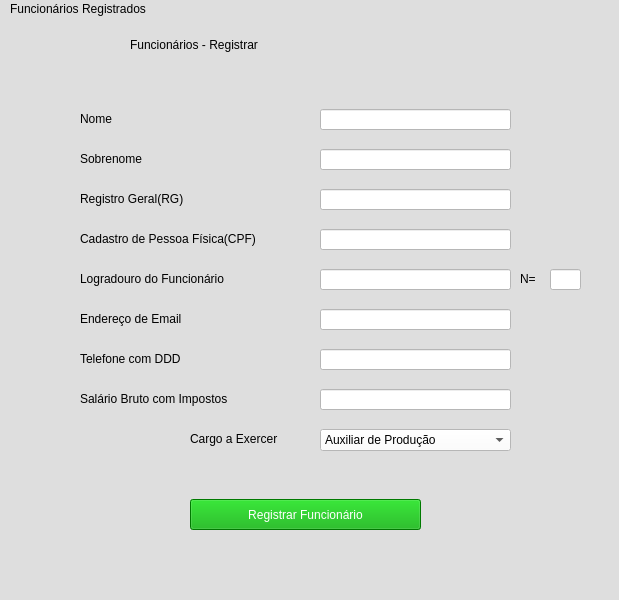
<?xml version="1.0" encoding="UTF-8"?>
<ui version="4.0">
 <class>mainWindow</class>
 <widget class="QMainWindow" name="mainWindow">
  <property name="geometry">
   <rect>
    <x>0</x>
    <y>0</y>
    <width>619</width>
    <height>600</height>
   </rect>
  </property>
  <property name="windowTitle">
   <string>Sistema em Python - YanRodrigues</string>
  </property>
  <property name="autoFillBackground">
   <bool>false</bool>
  </property>
  <property name="styleSheet">
   <string notr="true">background-color: rgb(222, 222, 222);</string>
  </property>
  <widget class="QWidget" name="centralwidget">
   <widget class="QLineEdit" name="lineEdit">
    <property name="geometry">
     <rect>
      <x>320</x>
      <y>90</y>
      <width>191</width>
      <height>21</height>
     </rect>
    </property>
    <property name="cursor">
     <cursorShape>PointingHandCursor</cursorShape>
    </property>
    <property name="styleSheet">
     <string notr="true">background-color: rgb(255, 255, 255);
font: italic 11pt &quot;Arial&quot;;</string>
    </property>
   </widget>
   <widget class="QComboBox" name="comboBox">
    <property name="geometry">
     <rect>
      <x>320</x>
      <y>410</y>
      <width>191</width>
      <height>22</height>
     </rect>
    </property>
    <property name="cursor">
     <cursorShape>PointingHandCursor</cursorShape>
    </property>
    <property name="styleSheet">
     <string notr="true">background-color: rgb(255, 255, 255);</string>
    </property>
    <item>
     <property name="text">
      <string>Auxiliar de Produção</string>
     </property>
    </item>
    <item>
     <property name="text">
      <string>Caminhoneiro</string>
     </property>
    </item>
    <item>
     <property name="text">
      <string>Administração</string>
     </property>
    </item>
    <item>
     <property name="text">
      <string>Desenvolvimento</string>
     </property>
    </item>
    <item>
     <property name="text">
      <string>Serviços Gerais</string>
     </property>
    </item>
    <item>
     <property name="text">
      <string>Financeiro</string>
     </property>
    </item>
   </widget>
   <widget class="QLabel" name="label">
    <property name="geometry">
     <rect>
      <x>130</x>
      <y>10</y>
      <width>381</width>
      <height>31</height>
     </rect>
    </property>
    <property name="styleSheet">
     <string notr="true">font: 75 18pt &quot;Unispace&quot;;</string>
    </property>
    <property name="text">
     <string>Funcionários - Registrar</string>
    </property>
   </widget>
   <widget class="QLabel" name="label_2">
    <property name="geometry">
     <rect>
      <x>80</x>
      <y>90</y>
      <width>161</width>
      <height>20</height>
     </rect>
    </property>
    <property name="styleSheet">
     <string notr="true">font: 75 italic 11pt &quot;Arial&quot;;</string>
    </property>
    <property name="text">
     <string>Nome</string>
    </property>
   </widget>
   <widget class="QLabel" name="label_3">
    <property name="geometry">
     <rect>
      <x>80</x>
      <y>130</y>
      <width>171</width>
      <height>20</height>
     </rect>
    </property>
    <property name="styleSheet">
     <string notr="true">font: 75 italic 11pt &quot;Arial&quot;;</string>
    </property>
    <property name="text">
     <string>Sobrenome</string>
    </property>
   </widget>
   <widget class="QLabel" name="label_4">
    <property name="geometry">
     <rect>
      <x>80</x>
      <y>170</y>
      <width>221</width>
      <height>20</height>
     </rect>
    </property>
    <property name="styleSheet">
     <string notr="true">font: 75 italic 11pt &quot;Arial&quot;;</string>
    </property>
    <property name="text">
     <string>Registro Geral(RG)</string>
    </property>
   </widget>
   <widget class="QLineEdit" name="lineEdit_2">
    <property name="geometry">
     <rect>
      <x>320</x>
      <y>130</y>
      <width>191</width>
      <height>21</height>
     </rect>
    </property>
    <property name="cursor">
     <cursorShape>PointingHandCursor</cursorShape>
    </property>
    <property name="styleSheet">
     <string notr="true">background-color: rgb(255, 255, 255);
font: italic 11pt &quot;Arial&quot;;</string>
    </property>
   </widget>
   <widget class="QLineEdit" name="lineEdit_3">
    <property name="geometry">
     <rect>
      <x>320</x>
      <y>170</y>
      <width>191</width>
      <height>21</height>
     </rect>
    </property>
    <property name="cursor">
     <cursorShape>PointingHandCursor</cursorShape>
    </property>
    <property name="styleSheet">
     <string notr="true">background-color: rgb(255, 255, 255);
font: italic 11pt &quot;Arial&quot;;</string>
    </property>
   </widget>
   <widget class="QLineEdit" name="lineEdit_4">
    <property name="geometry">
     <rect>
      <x>320</x>
      <y>210</y>
      <width>191</width>
      <height>21</height>
     </rect>
    </property>
    <property name="cursor">
     <cursorShape>PointingHandCursor</cursorShape>
    </property>
    <property name="styleSheet">
     <string notr="true">background-color: rgb(255, 255, 255);
font: italic 11pt &quot;Arial&quot;;</string>
    </property>
   </widget>
   <widget class="QLineEdit" name="lineEdit_5">
    <property name="geometry">
     <rect>
      <x>320</x>
      <y>250</y>
      <width>191</width>
      <height>21</height>
     </rect>
    </property>
    <property name="cursor">
     <cursorShape>PointingHandCursor</cursorShape>
    </property>
    <property name="styleSheet">
     <string notr="true">background-color: rgb(255, 255, 255);
font: italic 11pt &quot;Arial&quot;;</string>
    </property>
   </widget>
   <widget class="QLineEdit" name="lineEdit_6">
    <property name="geometry">
     <rect>
      <x>550</x>
      <y>250</y>
      <width>31</width>
      <height>21</height>
     </rect>
    </property>
    <property name="cursor">
     <cursorShape>PointingHandCursor</cursorShape>
    </property>
    <property name="styleSheet">
     <string notr="true">background-color: rgb(255, 255, 255);
font: italic 11pt &quot;Arial&quot;;</string>
    </property>
   </widget>
   <widget class="QLabel" name="label_5">
    <property name="geometry">
     <rect>
      <x>80</x>
      <y>210</y>
      <width>221</width>
      <height>20</height>
     </rect>
    </property>
    <property name="styleSheet">
     <string notr="true">font: 75 italic 11pt &quot;Arial&quot;;</string>
    </property>
    <property name="text">
     <string>Cadastro de Pessoa Física(CPF)</string>
    </property>
   </widget>
   <widget class="QLabel" name="label_6">
    <property name="geometry">
     <rect>
      <x>80</x>
      <y>250</y>
      <width>221</width>
      <height>20</height>
     </rect>
    </property>
    <property name="styleSheet">
     <string notr="true">font: 75 italic 11pt &quot;Arial&quot;;</string>
    </property>
    <property name="text">
     <string>Logradouro do Funcionário</string>
    </property>
   </widget>
   <widget class="QLabel" name="label_7">
    <property name="geometry">
     <rect>
      <x>520</x>
      <y>250</y>
      <width>21</width>
      <height>20</height>
     </rect>
    </property>
    <property name="styleSheet">
     <string notr="true">font: 75 italic 11pt &quot;Arial&quot;;</string>
    </property>
    <property name="text">
     <string>N=</string>
    </property>
   </widget>
   <widget class="QLabel" name="label_8">
    <property name="geometry">
     <rect>
      <x>80</x>
      <y>290</y>
      <width>221</width>
      <height>20</height>
     </rect>
    </property>
    <property name="styleSheet">
     <string notr="true">font: 75 italic 11pt &quot;Arial&quot;;</string>
    </property>
    <property name="text">
     <string>Endereço de Email</string>
    </property>
   </widget>
   <widget class="QLineEdit" name="lineEdit_7">
    <property name="geometry">
     <rect>
      <x>320</x>
      <y>290</y>
      <width>191</width>
      <height>21</height>
     </rect>
    </property>
    <property name="cursor">
     <cursorShape>PointingHandCursor</cursorShape>
    </property>
    <property name="styleSheet">
     <string notr="true">background-color: rgb(255, 255, 255);
font: italic 11pt &quot;Arial&quot;;</string>
    </property>
   </widget>
   <widget class="QLabel" name="label_9">
    <property name="geometry">
     <rect>
      <x>80</x>
      <y>330</y>
      <width>221</width>
      <height>20</height>
     </rect>
    </property>
    <property name="styleSheet">
     <string notr="true">font: 75 italic 11pt &quot;Arial&quot;;</string>
    </property>
    <property name="text">
     <string>Telefone com DDD</string>
    </property>
   </widget>
   <widget class="QLineEdit" name="lineEdit_8">
    <property name="geometry">
     <rect>
      <x>320</x>
      <y>330</y>
      <width>191</width>
      <height>21</height>
     </rect>
    </property>
    <property name="cursor">
     <cursorShape>PointingHandCursor</cursorShape>
    </property>
    <property name="styleSheet">
     <string notr="true">background-color: rgb(255, 255, 255);
font: italic 11pt &quot;Arial&quot;;</string>
    </property>
   </widget>
   <widget class="QLineEdit" name="lineEdit_9">
    <property name="geometry">
     <rect>
      <x>320</x>
      <y>370</y>
      <width>191</width>
      <height>21</height>
     </rect>
    </property>
    <property name="cursor">
     <cursorShape>PointingHandCursor</cursorShape>
    </property>
    <property name="styleSheet">
     <string notr="true">background-color: rgb(255, 255, 255);
font: italic 11pt &quot;Arial&quot;;</string>
    </property>
   </widget>
   <widget class="QLabel" name="label_10">
    <property name="geometry">
     <rect>
      <x>80</x>
      <y>370</y>
      <width>221</width>
      <height>20</height>
     </rect>
    </property>
    <property name="styleSheet">
     <string notr="true">font: 75 italic 11pt &quot;Arial&quot;;</string>
    </property>
    <property name="text">
     <string>Salário Bruto com Impostos</string>
    </property>
   </widget>
   <widget class="QLabel" name="label_11">
    <property name="geometry">
     <rect>
      <x>190</x>
      <y>410</y>
      <width>111</width>
      <height>20</height>
     </rect>
    </property>
    <property name="styleSheet">
     <string notr="true">font: 75 italic 11pt &quot;Arial&quot;;</string>
    </property>
    <property name="text">
     <string>Cargo a Exercer</string>
    </property>
   </widget>
   <widget class="QPushButton" name="pushButton">
    <property name="geometry">
     <rect>
      <x>190</x>
      <y>480</y>
      <width>231</width>
      <height>31</height>
     </rect>
    </property>
    <property name="cursor">
     <cursorShape>PointingHandCursor</cursorShape>
    </property>
    <property name="styleSheet">
     <string notr="true">background-color: rgb(0, 170, 0);
font: 75 italic 11pt &quot;Arial&quot;;
color: rgb(255, 255, 255);</string>
    </property>
    <property name="text">
     <string>Registrar Funcionário</string>
    </property>
   </widget>
  </widget>
  <widget class="QMenuBar" name="menubar">
   <property name="geometry">
    <rect>
     <x>0</x>
     <y>0</y>
     <width>619</width>
     <height>21</height>
    </rect>
   </property>
   <widget class="QMenu" name="menuFuncion_rios_Registrados">
    <property name="title">
     <string>Funcionários Registrados</string>
    </property>
    <addaction name="actionVisualizar_Funcion_rios"/>
    <addaction name="actionModificar_Registros"/>
    <addaction name="actionDeletar_Registros"/>
   </widget>
   <addaction name="menuFuncion_rios_Registrados"/>
  </widget>
  <widget class="QStatusBar" name="statusBar"/>
  <action name="actionVisualizar_Funcion_rios">
   <property name="text">
    <string>Visualizar Registros</string>
   </property>
  </action>
  <action name="actionModificar_Registros">
   <property name="text">
    <string>Modificar Registros</string>
   </property>
  </action>
  <action name="actionDeletar_Registros">
   <property name="text">
    <string>Deletar Registros</string>
   </property>
  </action>
 </widget>
 <resources/>
 <connections/>
</ui>
